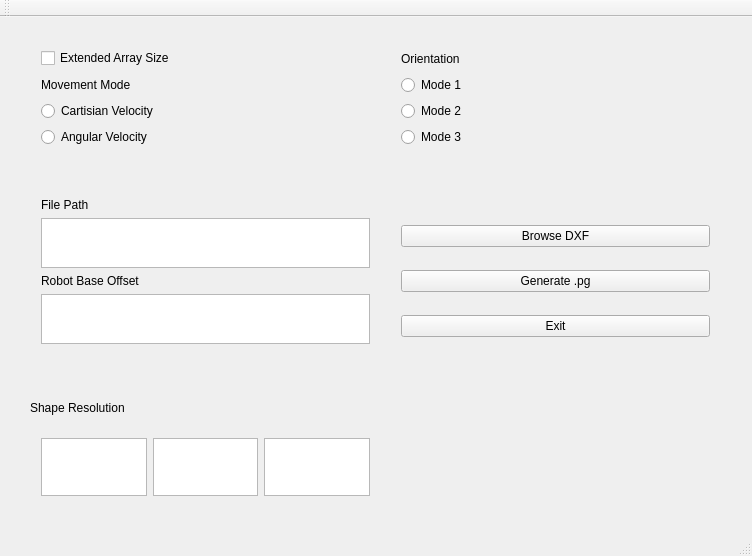
<?xml version="1.0" encoding="UTF-8"?>
<ui version="4.0">
 <class>CAD_to_path</class>
 <widget class="QMainWindow" name="CAD_to_path">
  <property name="geometry">
   <rect>
    <x>0</x>
    <y>0</y>
    <width>752</width>
    <height>556</height>
   </rect>
  </property>
  <property name="sizePolicy">
   <sizepolicy hsizetype="Fixed" vsizetype="Fixed">
    <horstretch>0</horstretch>
    <verstretch>0</verstretch>
   </sizepolicy>
  </property>
  <property name="windowTitle">
   <string>CAD_to_path</string>
  </property>
  <widget class="QWidget" name="centralWidget">
   <widget class="QWidget" name="verticalLayoutWidget">
    <property name="geometry">
     <rect>
      <x>30</x>
      <y>20</y>
      <width>351</width>
      <height>121</height>
     </rect>
    </property>
    <layout class="QVBoxLayout" name="verticalLayout">
     <item>
      <widget class="QCheckBox" name="ex_array">
       <property name="text">
        <string>Extended Array Size</string>
       </property>
      </widget>
     </item>
     <item>
      <widget class="QLabel" name="mv_md_lbl">
       <property name="text">
        <string>Movement Mode</string>
       </property>
      </widget>
     </item>
     <item>
      <widget class="QRadioButton" name="cart_vel">
       <property name="text">
        <string>Cartisian Velocity</string>
       </property>
      </widget>
     </item>
     <item>
      <widget class="QRadioButton" name="ang_vel">
       <property name="text">
        <string>Angular Velocity</string>
       </property>
      </widget>
     </item>
    </layout>
   </widget>
   <widget class="QWidget" name="verticalLayoutWidget_2">
    <property name="geometry">
     <rect>
      <x>390</x>
      <y>20</y>
      <width>331</width>
      <height>121</height>
     </rect>
    </property>
    <layout class="QVBoxLayout" name="verticalLayout_2">
     <item>
      <widget class="QLabel" name="ori_lbl">
       <property name="frameShadow">
        <enum>QFrame::Plain</enum>
       </property>
       <property name="text">
        <string>Orientation</string>
       </property>
      </widget>
     </item>
     <item>
      <widget class="QRadioButton" name="or_mode1">
       <property name="text">
        <string>Mode 1</string>
       </property>
      </widget>
     </item>
     <item>
      <widget class="QRadioButton" name="or_mode2">
       <property name="text">
        <string>Mode 2</string>
       </property>
      </widget>
     </item>
     <item>
      <widget class="QRadioButton" name="or_mode3">
       <property name="text">
        <string>Mode 3</string>
       </property>
      </widget>
     </item>
    </layout>
   </widget>
   <widget class="QWidget" name="verticalLayoutWidget_3">
    <property name="geometry">
     <rect>
      <x>390</x>
      <y>180</y>
      <width>331</width>
      <height>171</height>
     </rect>
    </property>
    <layout class="QVBoxLayout" name="verticalLayout_3">
     <item>
      <widget class="QPushButton" name="browse_bn">
       <property name="text">
        <string>Browse DXF</string>
       </property>
      </widget>
     </item>
     <item>
      <widget class="QPushButton" name="gen_pg_bn">
       <property name="text">
        <string>Generate .pg</string>
       </property>
      </widget>
     </item>
     <item>
      <widget class="QPushButton" name="exit_bn">
       <property name="text">
        <string>Exit</string>
       </property>
      </widget>
     </item>
    </layout>
   </widget>
   <widget class="QWidget" name="verticalLayoutWidget_4">
    <property name="geometry">
     <rect>
      <x>30</x>
      <y>170</y>
      <width>351</width>
      <height>169</height>
     </rect>
    </property>
    <layout class="QVBoxLayout" name="verticalLayout_4">
     <item>
      <widget class="QLabel" name="path_lbl">
       <property name="text">
        <string>File Path</string>
       </property>
      </widget>
     </item>
     <item>
      <widget class="QTextEdit" name="textEdit_2"/>
     </item>
     <item>
      <widget class="QLabel" name="rob_base_lbl">
       <property name="text">
        <string>Robot Base Offset</string>
       </property>
      </widget>
     </item>
     <item>
      <widget class="QTextEdit" name="textEdit"/>
     </item>
     <item>
      <layout class="QHBoxLayout" name="horizontalLayout"/>
     </item>
    </layout>
   </widget>
   <widget class="QWidget" name="horizontalLayoutWidget_2">
    <property name="geometry">
     <rect>
      <x>30</x>
      <y>410</y>
      <width>351</width>
      <height>80</height>
     </rect>
    </property>
    <layout class="QHBoxLayout" name="horizontalLayout_2">
     <item>
      <widget class="QTextEdit" name="line_tb"/>
     </item>
     <item>
      <widget class="QTextEdit" name="circ_tb"/>
     </item>
     <item>
      <widget class="QTextEdit" name="arc_tb"/>
     </item>
    </layout>
   </widget>
   <widget class="QLabel" name="sh_res_lbl">
    <property name="geometry">
     <rect>
      <x>30</x>
      <y>380</y>
      <width>231</width>
      <height>21</height>
     </rect>
    </property>
    <property name="text">
     <string>Shape Resolution</string>
    </property>
   </widget>
  </widget>
  <widget class="QMenuBar" name="menuBar">
   <property name="geometry">
    <rect>
     <x>0</x>
     <y>0</y>
     <width>752</width>
     <height>17</height>
    </rect>
   </property>
  </widget>
  <widget class="QToolBar" name="mainToolBar">
   <attribute name="toolBarArea">
    <enum>TopToolBarArea</enum>
   </attribute>
   <attribute name="toolBarBreak">
    <bool>false</bool>
   </attribute>
  </widget>
  <widget class="QStatusBar" name="statusBar"/>
 </widget>
 <layoutdefault spacing="6" margin="11"/>
 <resources/>
 <connections/>
</ui>
